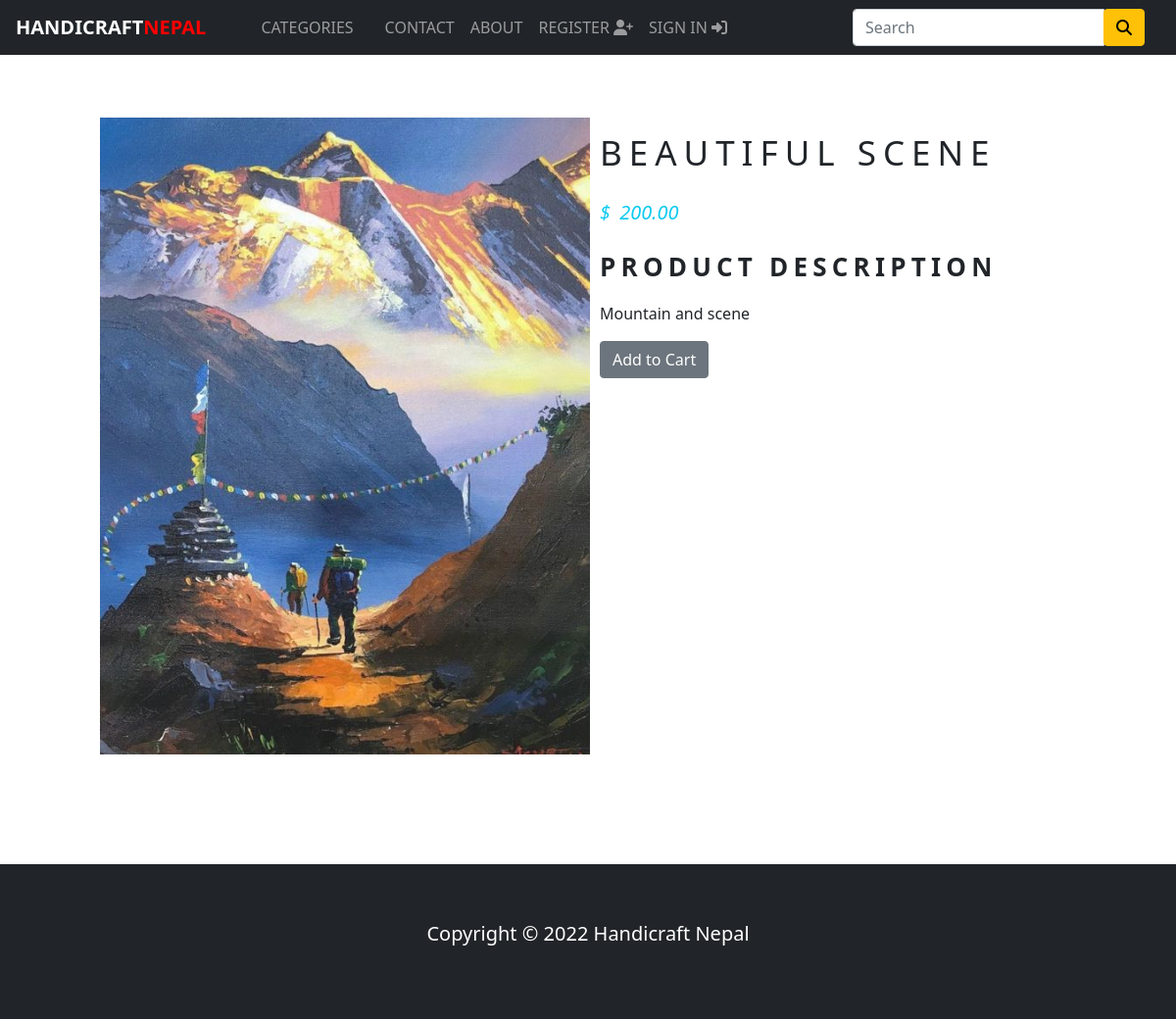
/painting/beautiful-scene, run on the app's committed database.
### store/models.py (models this page shows, shortened)
class Product(models.Model):
    name=models.CharField(max_length=250,unique=False)
    slug=models.SlugField(max_length=250,unique=True)
    description=models.TextField(blank=True)
    category=models.ForeignKey(Category,on_delete=models.CASCADE)
    price=models.DecimalField(max_digits=10,decimal_places=2)
    image=models.ImageField(upload_to="product",blank=True)
    stock=models.IntegerField()
    available=models.BooleanField(default=True)
    created=models.DateTimeField(auto_now_add=True)
    updated=models.DateTimeField(auto_now=True)
    class Meta:
        ordering = ('name',)
        verbose_name='product'
        verbose_name_plural='products'

### store/views.py (the view)
# urls.py: path('<slug:category_slug>/<slug:product_slug>',views.productPage,name='product_detail'),
def productPage(request, category_slug, product_slug):
    try:
        product = Product.objects.get(
            category__slug=category_slug, slug=product_slug)
    except Exception as e:
        raise e
    return render(request, "product.html", {'product': product})

### store/context_processors.py (called while the page is built)
def counter(request):
    item_count=0
    if 'admin' in request.path:
        return {}
    else:
        try:
            cart=Cart.objects.filter(cart_id=_cart_id(request))
            cart_items=CartItem.objects.all().filter(cart=cart[:1])
            for cart_item in cart_items:
                item_count += cart_item.quantity
        except Cart.DoesNotExist:
            item_count = 0
    return dict(item_count=item_count)

def menu_links(request):
    links = Category.objects.all()
    return dict(links=links)

### store/models.py (called while the page is built)
    def get_url(self):
        return reverse('products_by_category',args=[self.slug])

### store/views.py (called while the page is built)
def _cart_id(request):
    cart = request.session.session_key
    if not cart:
        cart = request.session.create()
    return cart

### store/templates/product.html (shortened to what this page needs)
{%extends 'base.html'%}
{%load static%}
{%block content %}
    <div class="container py-5">
        <div class="row mx-5">
            <div class="col-10 mx-auto col-md-6 my-3">
                <img src="{{product.image.url}}" height=650px width=500px alt="">
            </div>
            <div class="col-10 mx-auto col-md-6 my-3">
                <div>
                    <h1 class="product_title">{{product.name}}</h1>
                    <h5 class="text-info fst-italic mb-4 ">
                        <span class="me-1">$ </span>{{product.price}}
                    </h5>
                    <p class="product_description">Product Description</p>
                    <p class="text-justify product_text">
                        {{product.description}}
                    </p>
                    {% if product.stock <=  0%}
                    <p class="text-justify product_text">Out of stock</p>
                    {%else%}
                    <a href="{%url 'add_cart' product.id%}">
                        <button type="button" name="button" class="btn btn-secondary">Add to Cart</button>
                    </a>
                    {%endif%}
                </div>
            </div>
        </div>
    </div>
{%endblock%}

### store/static/css/base.css (style rules this page uses)
.product_title { font-size:35px; text-transform: uppercase; letter-spacing: .2em; padding-top: 15px; padding-bottom: 20px; }
.product_text { padding-right: 20px; }
.product_description { font-size: 26px; text-transform: uppercase; font-weight: bolder; letter-spacing: .2em; }

### data on the page
Product: image (picture), name "BEAUTIFUL SCENE", price "200.00", description "Mountain and scene"
